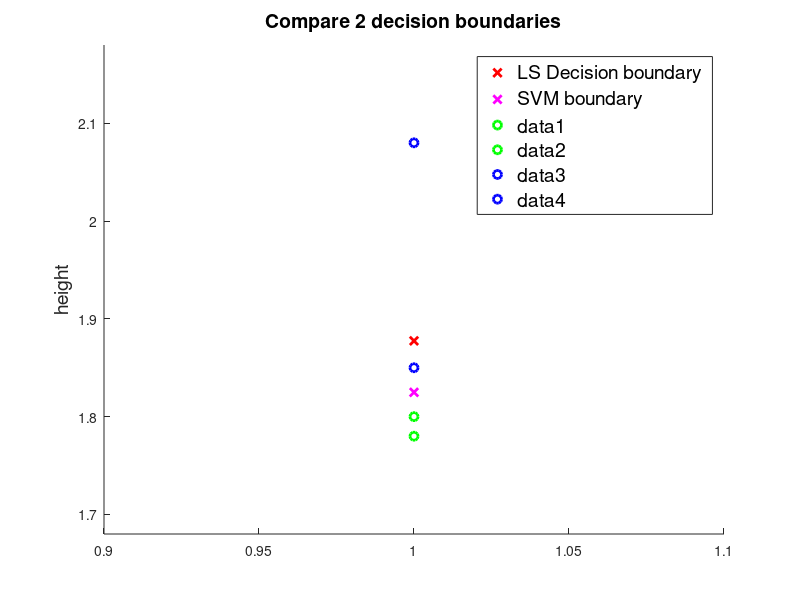

Write the MATLAB code that produced this figure.
clear all;close all;clc;
X = [1 1 1 1; 1.78 1.8 1.85 2.08]';
y = [-1 -1 1 1]';

%% fitting LS
w.ls = inv(X' * X) * X' * y;
sign(X * w.ls)

%% fit svm
tau = 0.03;
lambda  = 0;
w.svm = zeros(size(X,2),1);
numIters = 100000;
% implement gradient decent
for i = 1 : numIters
    change = zeros(size(X,2),1);
    % accumulate the gradient for all training examples
    for j = 1 : length(y)
        if 1 - y(j) * X(j,:) * w.svm > 0 
            change(:) = change(:) - y(j) * X(j,:)';
        end
    end
    % gradient decent update
    w.svm = w.svm - tau * change;
    % 
    fprintf('%d %f \n', i, norm(y - X * w.svm));    
end

%% plot the decision boundary 
hold on
plot(-w.ls(1)/w.ls(2), 'rx', 'linewidth', 2)
plot(-w.svm(1)/w.svm(2), 'mx', 'linewidth', 2)

title('Compare 2 decision boundaries' ,'fontsize', 14)
ylabel('height', 'fontsize', 14)
legend({'LS Decision boundary', 'SVM boundary'} ,'fontsize', 14)
ylim([min(X(:,2))-.1 max(X(:,2))+.1])
% plot the points 
for i = 1 : size(X,1)
    if y(i) >0
        plot(X(i,2), 'bo', 'linewidth', 2)
    else
        plot(X(i,2), 'go', 'linewidth', 2)
    end
end
hold off
